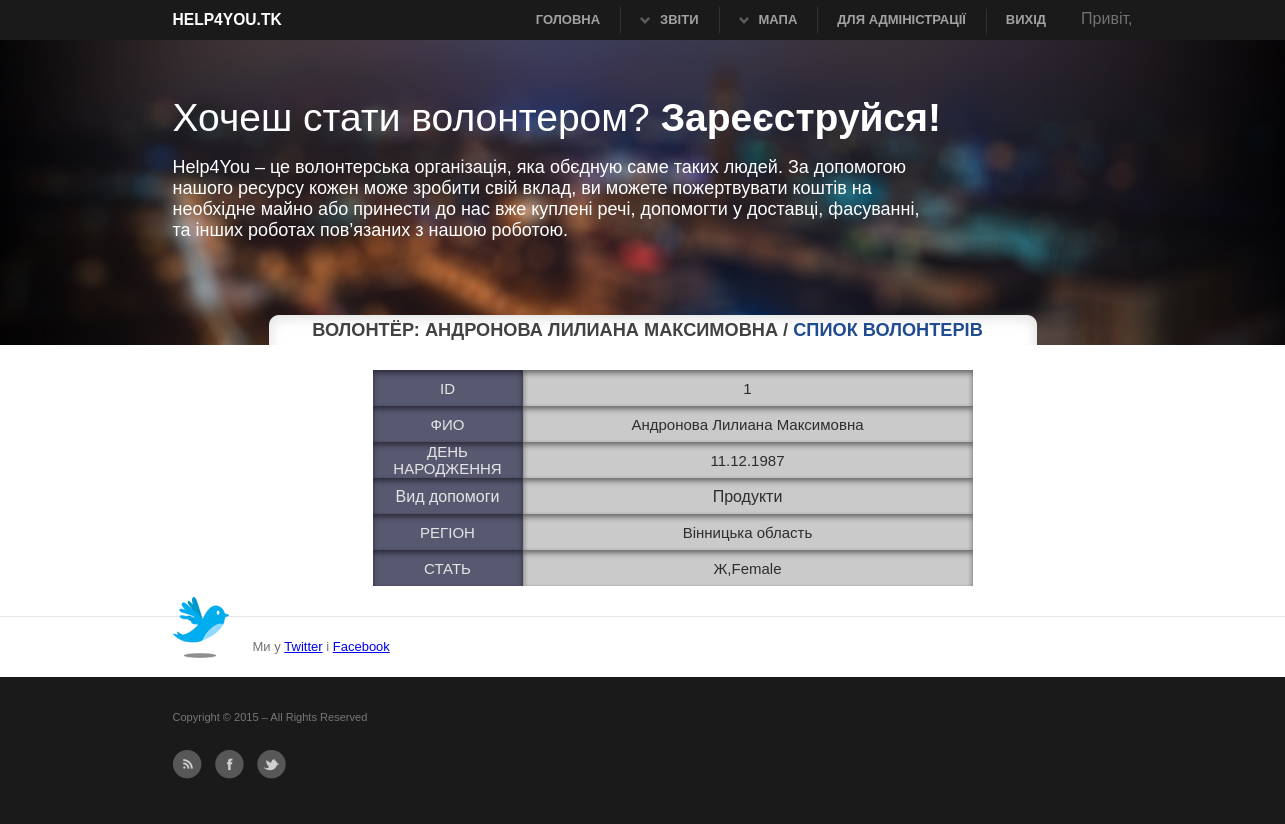
The page /Volonter/1/ (signed in) on the database its author committed.
### main/models.py (models this page shows, shortened)
class Volonter(models.Model):
    GENDER_CHOICES = (
        (u'М', 'Male'),
        (u'Ж', 'Female'),
    )
    OBLAST_CHOICES = (
         (u'Вінницька область',u'Вінницька область'),
         (u'Волинська область',u'Волинська область'),
         (u'Дніпропетровська область',u'Дніпропетровська область'),
         (u'Донецька область',u'Донецька область'),
         (u'Закарпатська область',u'Закарпатська область'),
         (u'Запорізька область',u'Запорізька область'),
         (u'Івано-Франківська область',u'Івано-Франківська область'),
         (u'Київська область',u'Київська область'),
         (u'Кіровоградська область',u'Кіровоградська область'),
         (u'Луганська область',u'Луганська область'),
         (u'Львівська область',u'Львівська область'),
         (u'Миколаївська область',u'Миколаївська область'),
         (u'Одеська область',u'Одеська область'),
         (u'Полтавська область',u'Полтавська область'),
         (u'Рівненська область',u'Рівненська область'),
         (u'Сумська область',u'Сумська область'),
         (u'Тернопільська область',u'Тернопільська область'),
         (u'Харківська область',u'Харківська область'),
         (u'Херсонська область',u'Херсонська область'),
         (u'Хмельницька область',u'Хмельницька область'),
         (u'Черкаська область',u'Черкаська область'),
         (u'Чернігівська область',u'Чернігівська область'),
         (u'Чернівецька область',u'Чернівецька область'),
         (u'Автономна Республіка Крим',u'Автономна Республіка Крим'),
    )
    fio = models.CharField(verbose_name=u'ПІБ', max_length=200)
    birthday = models.DateField(verbose_name=u'Дата народження',null=True, blank=True)
    address = models.CharField(verbose_name=u'Область проживання',max_length=30, choices=OBLAST_CHOICES)
    telephone = models.CharField(verbose_name=u'Телефон',max_length=20)
    gender = models.CharField(verbose_name=u'Стать',max_length=1, choices=GENDER_CHOICES)
    activeted = models.BooleanField(default=False, verbose_name=u'Підтвердження')
    categories = models.ManyToManyField('CategoryResource', verbose_name=u'Категорія ресурсів')
    class Meta:
        verbose_name_plural = u'Волонтери'

class CategoryResource(models.Model):
    category = models.CharField(max_length=50, verbose_name=u'Категорія')
    class Meta:
        verbose_name_plural = u'Категорії ресурсів'
    def __unicode__(self):
        return self.category

### main/views.py (the view)
# urls.py: url(r'^volonter/(?P<pk>\d+)/$',VolonterDetailView.as_view(), name='view_volonter'),
class VolonterDetailView(DetailView):
    template_name = 'view_volonter.html'
    model = Volonter
    context_object_name = 'Volonter'
    @method_decorator(staff_member_required)
    def dispatch(self, request, *args, **kwargs):
        return super(VolonterDetailView, self).dispatch(request, *args,**kwargs)

### main/templates/view_volonter.html (shortened to what this page needs)
{% extends 'base.html' %}
{% block title %}
    <h3 class="title_list">Волонтёр: {{ Volonter.fio }} / <a href="{% url 'list_volonter' %}">Спиок волонтерів</a></h3>
{% endblock %}
{% block content %}
    <div id="view_tab">
    <table border="0">
    <tr>
        <td class="lef">ID</td>
        <td class="ri">{{Volonter.id}}</td>
    </tr>
    <tr>
        <td class="lef">ФИО</td>
        <td class="ri">{{ Volonter.fio }}</td>
    </tr>
    <tr>
        <td  class="lef">ДЕНЬ НАРОДЖЕННЯ</td>
        <td class="ri">{{ Volonter.birthday|date:"d.m.Y" }}</td>
    </tr>
    <tr >
        <td  class="lef_v"  height="36px"><p class="trrt">Вид допомоги</p></td>
        <td  class="ri_v">
            {% for cat in Volonter.categories.all  %}
            <p class="kind_res">{{ cat }}</p>
            {% endfor %}</td>
    </tr>
    <tr>
        <td class="lef">РЕГІОН</td>
        <td class="ri">{{Volonter.address }}</td>
    </tr>
     <tr>
        <td  class="lef">СТАТЬ</td>
        <td class="ri">{{ Volonter.gender }},{{ Volonter.get_gender_display }}</td>
    </tr>
  </table>
    </div>
{% endblock %}

### main/static/main.css (style rules this page uses)
html { background: #ffffff }
body { color:#727272; font:normal 13px "Helvetice Neue",Arial,Tahoma,Verdana; }
p { line-height:1.5em; margin-bottom:15px; }
a { outline:0; }
h1, h2, h3, h4 { line-height:1.2em; margin-bottom:15px; font-weight:bold; }
h3, h4 { font-size:1.4em; color:#424242; text-shadow:1px 1px 1px #fff; margin-bottom:10px; }
h3 { -webkit-margin-before: 0em; -webkit-margin-after: 0em; -webkit-margin-start: 0px; -webkit-margin-end: 0px; text-shadow:0px 0px 0px #fff; }
#content .bl_title a { color: #214c90; text-decoration: none; }
table { border-spacing:0px; }
.title_list { margin-left:210px; padding-right: 200px; background: url("img/h.png") no-repeat; padding-top: 5px; padding-bottom: 5px; text-align: center; text-transform: uppercase; }
#view_tab table { width: 600px; margin-left: 200px; margin-top: 15px; }
.lef { width: 150px; height: 36px; color: #e5e5e5; background: url("img/t.gif") repeat-x; text-align: center; font:normal 15px "Helvetice Neue",Arial,Tahoma,Verdana; border-spacing: 0px; }
.ri { width: 450px; height: 36px; color: #2d2d2d; background: url("img/tt.gif") repeat-x; text-align: center; font:normal 15px "Helvetice Neue",Arial,Tahoma,Verdana; border-spacing: 0px; }
.trrt { position:relative; top: 7px; height: 20px; }
.lef_v { width: 150px; color: #e5e5e5; background: url("img/t.gif") repeat-y; text-align: center; vertical-align: top; font:normal 16px "Helvetice Neue",Arial,Tahoma,Verdana; border-spacing: 0px; }
.ri_v { width: 450px; color: #2d2d2d; background: url("img/tt.gif") repeat-y; text-align: center; font:normal 16px "Helvetice Neue",Arial,Tahoma,Verdana; border-spacing: 0px; }
.kind_res { position: relative; top:7px; padding-top: 0px; text-align: center; padding-bottom: 0px; margin-top: 0px; margin-bottom: 0px; height: 36px; }

### main/static/print.css (style rules this page uses)
* { background:none !important; }
body { color:#000; font:normal 12px Arial,sans-serif; padding-top:0; }
p { font-size:1.0em; line-height:1.8em; margin-bottom:15px; }
a, #content a { color:#000; outline:0; text-decoration:none; border:none; }
h1, h2, h3, h4, h5 { margin:0 0 10px 0; color:#000; }
h3 { font-size:1.2em; margin-bottom:20px; }

### rows shown on the page
Volonter: fio "АНДРОНОВА ЛИЛИАНА МАКСИМОВНА", id "1", fio "Андронова Лилиана Максимовна", birthday "11.12.1987", address "Вінницька область", gender "Ж", gender "Female"
CategoryResource: category "Продукти"
